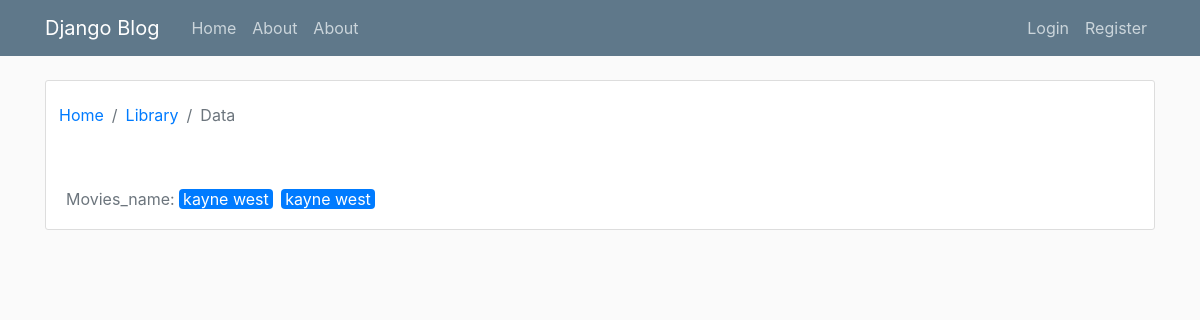
The page /director/shivam on the database as committed earlier.
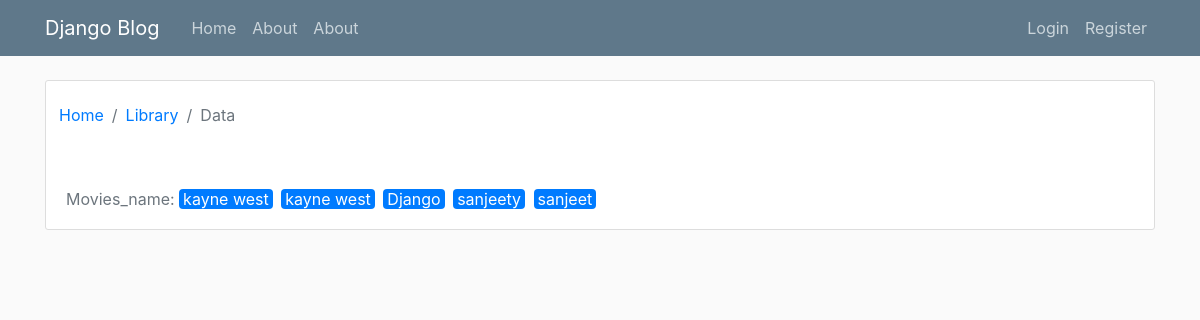
The same page on the database as committed later.
### movies_list/models.py (models this page shows, shortened)
class Movies_list(models.Model):
	movies_id=models.AutoField(primary_key=True)
	name=models.CharField(max_length=50)
	genre=models.ManyToManyField(Genre_list)
	cast=models.ManyToManyField(Cast_list)
	director=models.ManyToManyField(Director_list)
	writer=models.ManyToManyField(Writer_list)
	awards=models.ManyToManyField(Award_list)
	country=models.ForeignKey(Country_list, on_delete=models.PROTECT)
	story_line=models.TextField(default='')
	cost=models.PositiveIntegerField(default=0)
	release_date=models.DateTimeField( blank=False,null=False)
	created_at=models.DateTimeField(default=timezone.now)
	language=models.ManyToManyField(Language_list)
	imdb_rating=models.FloatField()
	imdb_link=models.TextField()
	trailer_link=models.TextField()
	views=models.PositiveIntegerField(default=0)
	likes=models.PositiveIntegerField(default=0)
	dislike=models.PositiveIntegerField(default=0)
	ratting=models.FloatField(default=0.0)
	tags=models.TextField()
	Quality=models.ForeignKey(Quality_list,on_delete=models.PROTECT)
	movies_user_id=models.ForeignKey(User, on_delete=models.PROTECT)
	movies_type=models.ForeignKey(Movies_type_list,on_delete=models.PROTECT)
	movies_thumbnail=models.ImageField(default='thumbnail.jpg',upload_to='movies_pics')
	class Meta:
		verbose_name_plural='movies'

### movies_list/views.py (the view)
# urls.py: path("director/<str:director_name>",Director_detail,name="director-detail"),
def Director_detail(request,director_name):
	director_details=Movies_list.objects.filter(director__director_name=director_name)
	context={
		"director_details":director_details,
	}
	return render(request,"movies_list/director_details.html",context)

### movies_list/Templates/movies_list/director_details.html (shortened to what this page needs)
{% extends "users/base.html" %}
{% load crispy_forms_tags %}
{% block content %}
    <div class="content-section ">
        <div class="row ">
            <nav aria-label="breadcrumb ">
              <ol class="breadcrumb  mx-2 px-0 my-1.5 bg-white">
                <li class="breadcrumb-item"><a href="{%url 'movies-index'%}">Home</a></li>
                <li class="breadcrumb-item"><a href="#">Library</a></li>
                <li class="breadcrumb-item active" aria-current="page">Data</li>
              </ol>
            </nav>
        </div>
        <div class="row ">
            <div class="col-md-9   my-2">
              <p class="pd-0 m-0  rounded text-secondary">Movies_name: {%for movies in director_details%}{% if not forloop.first %} {% endif %}<a class="no-underline" href="{%url 'movies-detail' movies_id=movies.movies_id %}"><span class="bg-primary rounded px-1 text-white mr-1">{{movies.name|join:""}}</span></a>{%endfor%}</p>
            </div>
        </div>
    </div>
{% endblock content %}

Rows that differ between the two databases and show on the page:
added Movies_list: name "Django"
now on this page (row edited): Movies_list: name "sanjeety"
added Movies_list: name "sanjeet"
